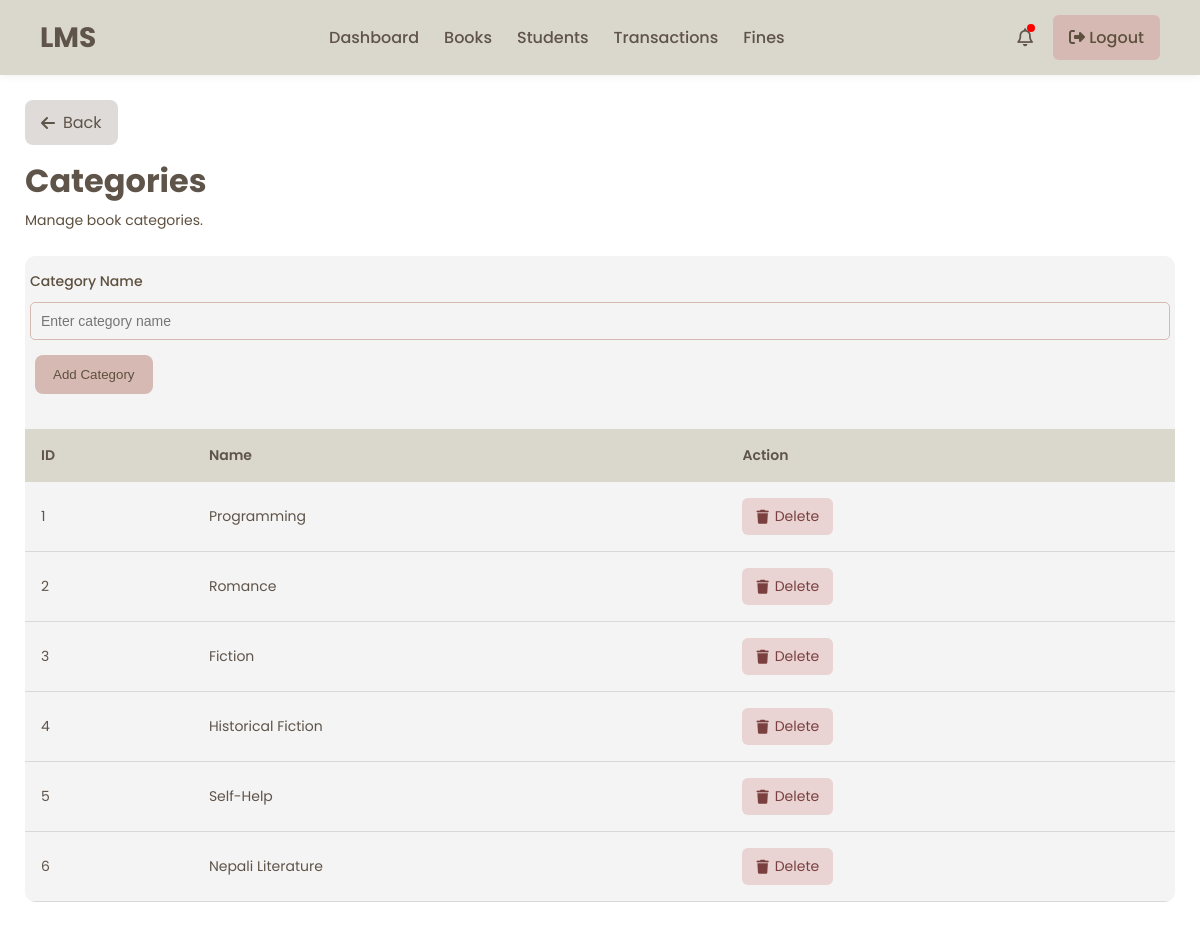
Page /categories/ on the committed database.
### library/models.py (models this page shows, shortened)
class Category(models.Model):
    name = models.CharField(max_length=100, unique=True)

### library/views.py (the view)
# urls.py: path('categories/', views.categories, name='categories'),
def categories(request):
    categories = Category.objects.all()
    context = {
        'categories': categories
    }
    return render(
        request,
        'categories.html',
        context
    )

### templates/categories.html (shortened to what this page needs)
{% extends 'admin_base.html' %}
{% load static %}
{% block extra_css %}
<link rel="stylesheet" href="{% static 'css/books.css' %}" />
{% endblock %}
{% block content %}
<div class="students-page">
  <div class="top-header">
    <div class="header-left">
      <a href="{% url 'dashboard' %}" class="back-btn">
        <i class="fa-solid fa-arrow-left"></i>
        Back
      </a>
      <h1 class="page-title">Categories</h1>
      <p class="page-subtitle">Manage book categories.</p>
    </div>
  </div>
  <div class="table-wrapper">
    <form method="POST" action="{% url 'add_category' %}">
      <div class="form-group">
        <label>Category Name</label>
        <input
          type="text"
          name="name"
          placeholder="Enter category name"
          required
        />
      </div>
      <button type="submit" class="add-btn">Add Category</button>
    </form>
    <br />
    <table>
      <thead>
        <tr>
          <th>ID</th>
          <th>Name</th>
          <th>Action</th>
        </tr>
      </thead>
      <tbody>
        {% for category in categories %}
        <tr>
          <td>{{ category.id }}</td>
          <td>{{ category.name }}</td>
          <td>
            <a
              href="{% url 'delete_category' category.id %}"
              class="delete-btn"
              onclick="return confirm('Delete this category?');"
            >
              <i class="fa-solid fa-trash"></i>
              Delete
            </a>
          </td>
        </tr>
        {% empty %}
        <tr>
          <td colspan="3" class="empty-row">
            <p>No categories found.</p>
          </td>
        </tr>
        {% endfor %}
      </tbody>
    </table>
  </div>
</div>
{% endblock %}

### assets/css/admin_base.css (style rules this page uses)
:root { --primary-color: #D9D9D9; --secondary-color: #DAD7CD; --background-color: #FFFFFF; --background-color-table: #F4F4F4; --text-color: #5F5449; --btn-color-1: #D5B9B2; --btn-color-2: #DEDBD8; --btn-color-3: #AAA0A0; --btn-text-color: #5E503F; --background-color-box: #EDDCD2; --box: #BFB5AF; }
* { margin:0; padding:0; box-sizing:border-box; }
body { font-family:'Poppins', sans-serif; background:var(--background-color); color:var(--text-color); min-height:100vh; }
table { width:100%; border-collapse:collapse; }
table th { font-weight:600; }

### assets/css/books.css (style rules this page uses)
.students-page { padding:25px; }
.top-header { display:flex; justify-content:space-between; align-items:center; margin-bottom:25px; flex-wrap:wrap; gap:15px; }
.back-btn { display:inline-flex; align-items:center; gap:8px; text-decoration:none; background:var(--btn-color-2); color:var(--text-color); padding:10px 16px; border-radius:8px; transition:.3s; margin-bottom:12px; }
.page-title { font-size:32px; margin-bottom:5px; color:var(--text-color); }
.page-subtitle { color:var(--btn-text-color); font-size:14px; }
.add-btn { text-decoration:none; background:var(--btn-color-1); color:var(--btn-text-color); padding:12px 18px; border-radius:8px; font-weight:500; display:flex; align-items:center; gap:8px; transition:.3s; }
.table-wrapper { background:var(--background-color-table); border-radius:10px; overflow:hidden; }
table { width:100%; border-collapse:collapse; }
thead { background:var(--secondary-color); }
thead th { padding:16px; text-align:left; font-size:14px; color:var(--text-color); font-weight:600; }
tbody td { padding:16px; border-bottom:1px solid var(--primary-color); font-size:14px; }
.delete-btn { text-decoration:none; background:#e9d3d3; color:#7a4040; padding:8px 14px; border-radius:6px; display:inline-flex; align-items:center; gap:6px; transition:.3s; }
.form-group { display: flex; flex-direction: column; margin-top: 10px; margin-bottom: 10px; }
.form-group label { font-size: 14px; margin: 5px; color: var(--btn-text-color); font-weight: 500; }
.form-group input, .form-group select { padding: 10px; margin: 5px; border: 1px solid var(--btn-color-1); border-radius: 5px; background-color: var(--btn-bg-color); font-size: 14px; outline: none; }
.students-page .add-btn { border: none; margin: 10px; }

### rows in the picture
Category: id "1", name "Programming"
Category: id "2", name "Romance"
Category: id "3", name "Fiction"
Category: id "4", name "Historical Fiction"
Category: id "5", name "Self-Help"
Category: id "6", name "Nepali Literature"
